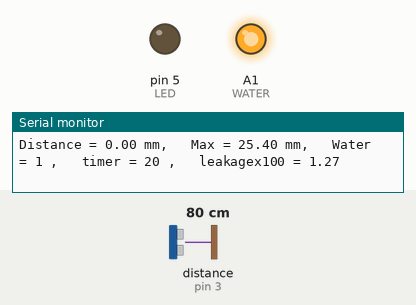
A sketch run on a simulated Arduino Uno, built with avr-gcc and run on an emulated ATmega328P. Parts: output pins drawn as LEDs (lit = HIGH), the last lines printed to the serial monitor. Wiring (inferred from the names in the program): ultrasonic range finder: trigger pin 2; echo pin 3. Inputs (shaded band) come from the test bench; at power-on: distance to the obstacle (sensor on pin 3) 80 cm. The echo pulse lasts 58.3 µs per cm; pins used as bus, display or sensor lines are not drawn.

Above: at 1.2 s.
1.3 s: distance to the obstacle (sensor on pin 3) set to 27 cm
4.3 s: distance to the obstacle (sensor on pin 3) set to 22 cm
At 7.1 s:
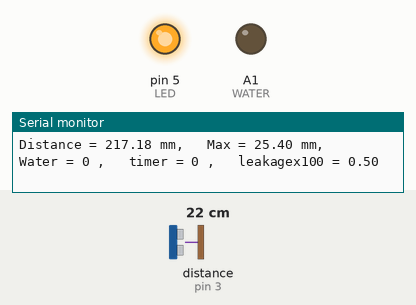
Timing chart, 0 to 8.6 s (numbered marks = the images above; inputs shaded):
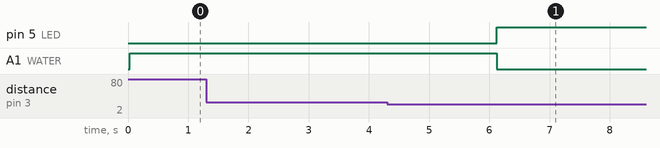

Measured:
- the behaviour switches between 26 and 25 cm on distance to the obstacle (sensor on pin 3) (found by bisection; images 0 and 1)
- after the input at 4.3 s, pin 5 (LED): LOW → HIGH after 1.8 s; A1 (WATER): HIGH → LOW after 1.8 s

The sketch:

awesomefaucet.ino
```cpp
/*
 Demonstrates the use of an Ultra Sonic Sensor.
 Displays result to computer screen via USB cable
HC-SR04 Distance Sensor Hookup:
    HC-SR04 Ping distance sensor Hook-up
    HC-SR04 Gnd to Arduino Gnd
    HC-SR04 Echo to Arduino pin 3
    HC-SR04 Trig to Arduino pin 2
    HC-SR04 Vcc to Arduino 5V
*/

// Define HC-SR04, LED and water digital I/O pins
#define TRIG                    2
#define ECHO                    3
#define LED                     5
#define WATER                   A1

// Constants
#define DEBOUNCE_TIME_MS        400                                                                 // Keep the water on for this long minimum.
#define UPDATE_RATE_MS          20                                                                  // Update rate.
#define OBJECT_HEIGHT_THRESHOLD 0.2 * 25.4                                                         // Distance above floor object must be to be detected.
#define LEAKAGE_RATE            0.5E-3                                                              // Number of mm subtracted from max every UPDATE_RATE_MS.
#define MIN_LEAKAGE             0.005                                                               // Minimuma allowed leakage (short foot)
#define MAX_LEAKAGE             0.035                                                               // Maximum allowed leakage (tall foot)
#define DATA_IIR_RATE           0.65                                                                // Data for detection IIR filter constant, 0 means no filtering, 0.9999 means very long.
#define MAX_IIR_RATE            0.001                                                               // Data Ifor maximum IIR filter constant, 0 means no filtering, 0.9999 means very long.
#define MAX_FLOOR               1 * 25.4                                                            // Don't let the maximum go below this level, helps avoid stuck states.
#define MAX_ALLOWED             10 * 25.4                                                           // Do accept any new readings above this level as presumably nonsense.
#define WATCHDOG_SCALE          60 / UPDATE_RATE_MS * 1000 / 3.33                                   // Watchdog time scaler to minutes. Loop seems to be about 3.33x slow.
#define WATCHDOG_TIME           3 * WATCHDOG_SCALE                                                  // Max allowed water time in minute increments before assert.
#define FOOT_CAPTURE_TIME       10                                                                  // Number of cycles from water on to foot height determination

// Variables
bool    water_on                = 0;                                                                // Water state variable.
bool    calibrating             = 1;                                                                // Initial startup state to indicate calibrating.
bool    led_on                  = 0;                                                                // Led state variable. Only used during initial calibration phase.
double  distance                = 0;                                                                // IIR filtered distance.
double  max_distance            = 0;                                                                // Keep track of max value ever seen.
int     debounce_timer          = 0;                                                                // Once water is on keep it on for DEBOUNCE_TIME.
long    watchdog_timer          = 0;                                                                // If water on for too long assert.
bool    foot_capture            = 0;                                                                // Flag that indicated that foot height has been determined
double  leakage                 = 0.01;                                                             // Amount subtracted every cycle. Load for the maximum value.
double  max_at_water_on         = 0;                                                                // Used to determine leakge based on foot height
int     foot_capture_timer      = 0;                                                                // Soft timer used to delay foot capture
double  distance_for_max        = 0;                                                                // Super filtered version of reading for max determination
double  reading                 = 0;                                                                // Lightly filtered version of reading used for foot detection

// Program setup
void setup() {
    Serial.begin(9600);                                                                             // initialize serial communication at 9600 bits per second to display results.
    pinMode(TRIG,         OUTPUT);                                                                  // Setup the trig pin as an output.
    pinMode(ECHO,         INPUT);                                                                   // Setup the echo pin as an input.
    pinMode(LED,          OUTPUT);                                                                  // LED pin for showing tripped distance.
    pinMode(WATER,        OUTPUT);                                                                  // Positive output pin, high when tripped.
    digitalWrite(WATER,   LOW);                                                                     // Start low.
}
// Get Sensor Reading
double sensor_distance() {
    double distance = 0;                                                                            // Currently measured distance.
    digitalWrite(TRIG, LOW);                                                                        // Set TRIG pin low.
    delayMicroseconds(2);                                                                           // Wait 2us.
    digitalWrite(TRIG, HIGH);                                                                       // Set TRIG pin high.
    delayMicroseconds(10);                                                                          // Wait 10us.
    digitalWrite(TRIG, LOW);                                                                        // Set TRIG pin low - starts transmit.
    distance = (pulseIn(ECHO, HIGH)/2)/2.91;                                                        // Calculate actual distance (in mm) based on echo time.
    return distance;
}
// Print status to com port for debug
void print_status() {
    Serial.print("Distance = ");                                                                    //
    Serial.print(distance);                                                                         //
    Serial.print(" mm,   ");                                                                        //
    Serial.print("Max = ");                                                                         //
    Serial.print(max_distance);                                                                     //
    Serial.print(" mm,   ");                                                                        //
    Serial.print("Water = ");                                                                       //
    Serial.print(water_on);                                                                         //
    Serial.print(" ,   ");                                                                          //
    Serial.print("timer = ");                                                                       //
    Serial.print(debounce_timer);                                                                   //
    Serial.print(" ,   ");                                                                          //
    Serial.print("leakagex100 = ");                                                                 //
    Serial.println(leakage * 100);                                                                  //
}

void assert() {
    Serial.println("\nWatchdog timer assert. Water disabled. Reset power to try again.");
    while (1){
        digitalWrite(WATER, 0);                                                                     // Set water Off.
        digitalWrite(LED, 1);                                                                       // Toggle LED.
        delay(35);                                                                                  // 35ms
        digitalWrite(LED, 0);                                                                       // Toggle LED.
        delay(35);                                                                                  // 35ms
    }
}
// Main
void loop() {
    delay(UPDATE_RATE_MS);                                                                          // Wait UPDATE_RATE_MS second before taking next reading.
    reading = sensor_distance();                                                                    // Go get sensor reading
    if (reading <= MAX_ALLOWED) {                                                                   // Throw out crazy readings
        distance = (1 - DATA_IIR_RATE) * distance + DATA_IIR_RATE * reading;                        // Data IIR Filter.
        distance_for_max = (1 - MAX_IIR_RATE) * distance_for_max + MAX_IIR_RATE * reading;          // MAX IIR Filter.
        }

    calibrating = (max_distance < 0.95 * distance) && calibrating;                                   // Check for initial calibration
    if (max_distance <= MAX_FLOOR) max_distance = MAX_FLOOR;                                         // Apply MAX_FLOOR.
    if (distance_for_max >= max_distance && distance_for_max < MAX_ALLOWED)                          //
            max_distance = distance_for_max;                                                         // Increase max_distance.                                                               //
    if (distance <= max_distance - OBJECT_HEIGHT_THRESHOLD) {                                        // Detect object presence.
        debounce_timer = DEBOUNCE_TIME_MS / UPDATE_RATE_MS;                                          // Start de-bounce timer.
        water_on = 1;                                                                                // Set water state variable.
        max_at_water_on = max_distance;
        if (!(foot_capture_timer == FOOT_CAPTURE_TIME)){
           foot_capture_timer++;
           leakage = MIN_LEAKAGE;
           foot_capture = 0;
          }
        else if (!foot_capture){
            leakage = LEAKAGE_RATE * (max_at_water_on - distance);                                   // max_dsiatance - distance = foot_height
            if (leakage < MIN_LEAKAGE) leakage = MIN_LEAKAGE;
            if (leakage > MAX_LEAKAGE) leakage = MAX_LEAKAGE;
            foot_capture = 1;
        }
    }
    else {
        debounce_timer -= 1;                                                                         //
        if (debounce_timer <= 0){                                                                    //
            water_on = 0;                                                                            //
            debounce_timer = 0;                                                                      //
            foot_capture = 0;
            foot_capture_timer = 0;
        }
    }
    if (calibrating){                                                                                // Blink LED during calibration.
        if (led_on){                                                                                 //
            digitalWrite(LED, LOW);                                                                  //
            led_on = 0;                                                                              //
        }                                                                                            //
        else{                                                                                        //
            digitalWrite(LED, HIGH);                                                                 //
            led_on = 1;                                                                              //
        }                                                                                            //
      }                                                                                              //
    else
        digitalWrite(LED, !water_on);                                                                // Set LED state.
    digitalWrite(WATER, water_on);                                                                   // Set water state.
    print_status();                                                                                  // Print status to serial port.
    if (water_on)                                                                                    // Check water status for watchdog.
        watchdog_timer++;                                                                            // increment watchdog timer if on.
    else {                                                                                           //
        watchdog_timer = 0;                                                                          // Clear timer if off.
        leakage = MIN_LEAKAGE;                                                                       //
    }                                                                                                //
    if (watchdog_timer >= WATCHDOG_TIME)                                                             // Check the timer.
        assert();                                                                                    // Assert if timer reached.
    max_distance -= leakage;                                                                         // Leaky integration back down.
}
```
